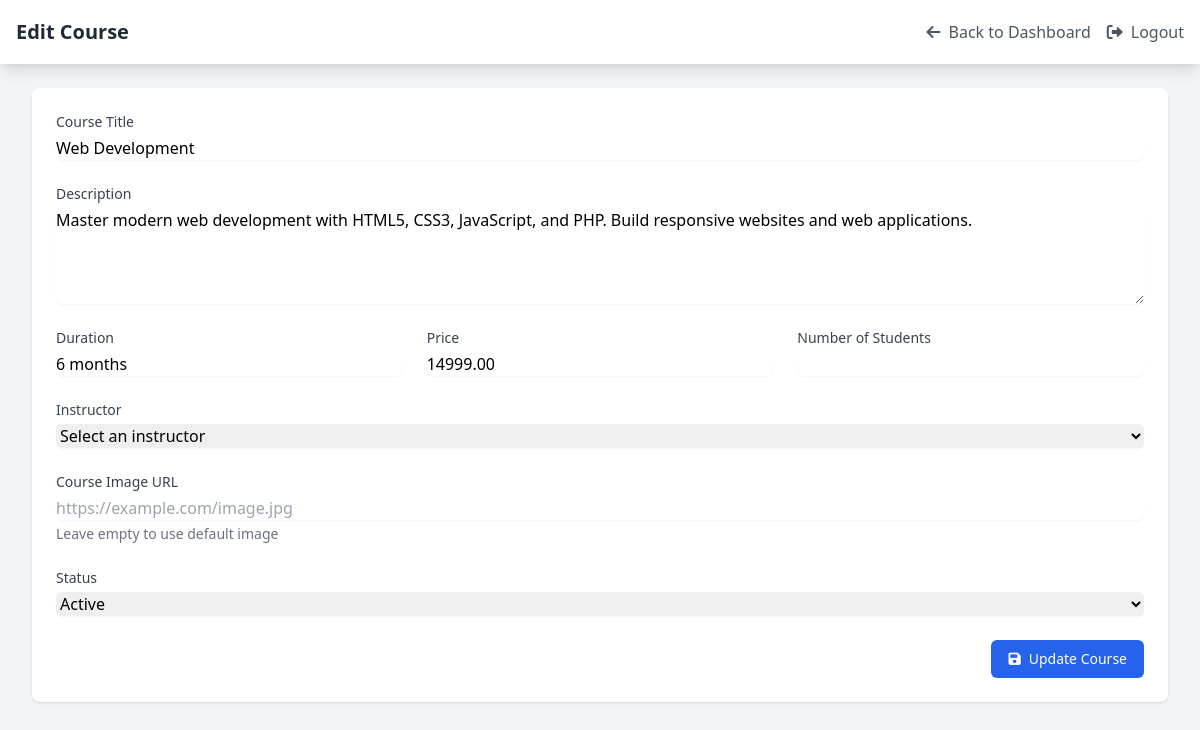
/admin/edit_course.php?id=2 (signed in), run on the app's committed database.
### tables this page shows
CREATE TABLE IF NOT EXISTS courses (
    id INT AUTO_INCREMENT PRIMARY KEY,
    title VARCHAR(255) NOT NULL,
    description TEXT NOT NULL,
    duration VARCHAR(100) NOT NULL,
    price DECIMAL(10,2) NOT NULL,
    image VARCHAR(255) NOT NULL,
    created_at TIMESTAMP DEFAULT CURRENT_TIMESTAMP
);

### admin/edit_course.php (the view, shortened to what this page needs)
<?php
require_once '../config/db.php';
$course = null;
if (isset($_GET['id'])) {
    $id = $_GET['id'];
    $stmt = $conn->prepare("SELECT * FROM courses WHERE id = ?");
    $stmt->bind_param("i", $id);
    $stmt->execute();
    $result = $stmt->get_result();
    $course = $result->fetch_assoc();
}
?>
<!DOCTYPE html>
<html lang="en">
<head>
    <script src="https://cdn.tailwindcss.com"></script>
    <link rel="stylesheet" href="https://cdnjs.cloudflare.com/ajax/libs/font-awesome/6.0.0/css/all.min.css">
</head>
<body class="bg-gray-100">
    <div class="min-h-screen">
        <nav class="bg-white shadow-lg">
            <div class="max-w-7xl mx-auto px-4">
                <div class="flex justify-between h-16">
                    <div class="flex">
                        <div class="flex-shrink-0 flex items-center">
                            <h1 class="text-xl font-bold text-gray-800">Edit Course</h1>
                        </div>
                    </div>
                    <div class="flex items-center space-x-4">
                        <a href="dashboard.php" class="text-gray-600 hover:text-gray-900">
                            <i class="fas fa-arrow-left mr-2"></i>Back to Dashboard
                        </a>
                        <a href="logout.php" class="text-gray-600 hover:text-gray-900">
                            <i class="fas fa-sign-out-alt mr-2"></i>Logout
                        </a>
                    </div>
                </div>
            </div>
        </nav>
        <div class="max-w-7xl mx-auto py-6 sm:px-6 lg:px-8">
            <div class="bg-white shadow rounded-lg">
                <div class="px-4 py-5 sm:p-6">
                    <form action="" method="POST" class="space-y-6">
                        <div>
                            <label for="title" class="block text-sm font-medium text-gray-700">Course Title</label>
                            <input type="text" name="title" id="title" required value="<?php echo htmlspecialchars($course['title']); ?>" class="mt-1 block w-full rounded-md border-gray-300 shadow-sm focus:border-blue-500 focus:ring-blue-500">
                        </div>
                        <div>
                            <label for="description" class="block text-sm font-medium text-gray-700">Description</label>
                            <textarea name="description" id="description" rows="4" required class="mt-1 block w-full rounded-md border-gray-300 shadow-sm focus:border-blue-500 focus:ring-blue-500"><?php echo htmlspecialchars($course['description']); ?></textarea>
                        </div>
                        <div class="grid grid-cols-1 md:grid-cols-3 gap-6">
                            <div>
                                <label for="duration" class="block text-sm font-medium text-gray-700">Duration</label>
                                <input type="text" name="duration" id="duration" required value="<?php echo htmlspecialchars($course['duration']); ?>" class="mt-1 block w-full rounded-md border-gray-300 shadow-sm focus:border-blue-500 focus:ring-blue-500" placeholder="e.g., 3 months">
                            </div>
                            <div>
                                <label for="price" class="block text-sm font-medium text-gray-700">Price</label>
                                <input type="number" name="price" id="price" required step="0.01" value="<?php echo $course['price']; ?>" class="mt-1 block w-full rounded-md border-gray-300 shadow-sm focus:border-blue-500 focus:ring-blue-500">
                            </div>
                            <div>
                                <label for="no_of_students" class="block text-sm font-medium text-gray-700">Number of Students</label>
                                <input type="number" name="no_of_students" id="no_of_students" required value="<?php echo $course['no_of_students']; ?>" class="mt-1 block w-full rounded-md border-gray-300 shadow-sm focus:border-blue-500 focus:ring-blue-500">
                            </div>
                        </div>
                        <div>
                            <label for="instructor_id" class="block text-sm font-medium text-gray-700">Instructor</label>
                            <select name="instructor_id" id="instructor_id" class="mt-1 block w-full rounded-md border-gray-300 shadow-sm focus:border-blue-500 focus:ring-blue-500">
                                <option value="">Select an instructor</option>
                            </select>
                        </div>
                        <div>
                            <label for="image_url" class="block text-sm font-medium text-gray-700">Course Image URL</label>
                            <input type="url" name="image_url" id="image_url" value="<?php echo htmlspecialchars($course['image_url']); ?>" class="mt-1 block w-full rounded-md border-gray-300 shadow-sm focus:border-blue-500 focus:ring-blue-500" placeholder="https://example.com/image.jpg">
                            <p class="mt-1 text-sm text-gray-500">Leave empty to use default image</p>
                        </div>
                        <div>
                            <label for="status" class="block text-sm font-medium text-gray-700">Status</label>
                            <select name="status" id="status" required class="mt-1 block w-full rounded-md border-gray-300 shadow-sm focus:border-blue-500 focus:ring-blue-500">
                                <option value="active" <?php echo $course['status'] === 'active' ? 'selected' : ''; ?>>Active</option>
                            </select>
                        </div>
                        <div class="flex justify-end">
                            <button type="submit" class="inline-flex items-center px-4 py-2 border border-transparent text-sm font-medium rounded-md text-white bg-blue-600 hover:bg-blue-700">
                                <i class="fas fa-save mr-2"></i>Update Course
                            </button>
                        </div>
                    </form>
                </div>
            </div>
        </div>
    </div>
</body>
</html>

### data on the page
courses: title "Web Development", description "Master modern web development with HTML5, CSS3, JavaScript, and PHP. Build responsive websites and web applications.", duration "6 months", price "14999.00"
